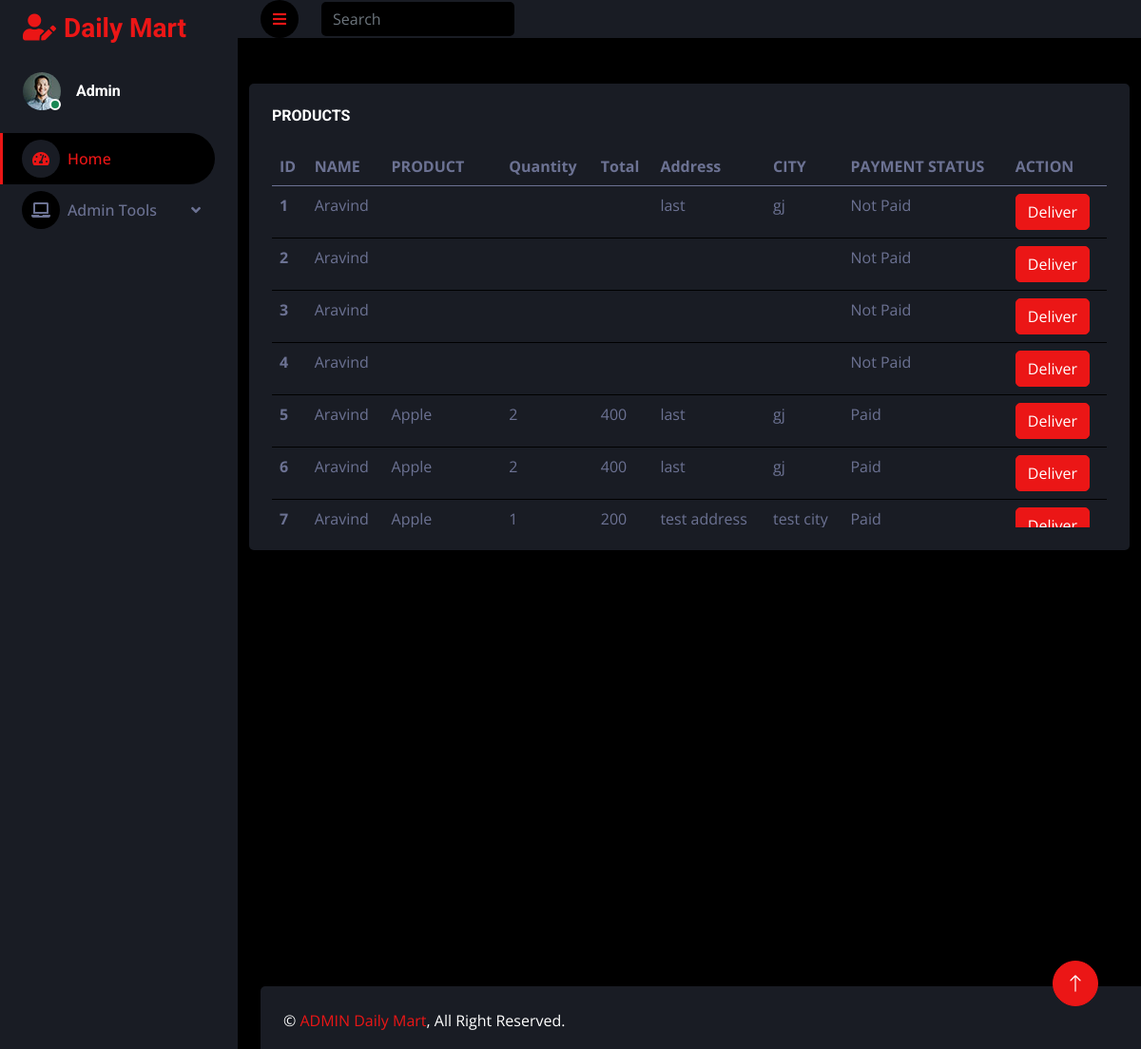
Page /notdelivered/ on the committed database.
### USERAPP/models.py (models this page shows)
class Booking(models.Model):
    userid = models.ForeignKey(Register, on_delete=models.CASCADE)
    cartid = models.ForeignKey(Cart, on_delete=models.CASCADE,null=True,blank=True)
    status = models.IntegerField(default=0)
    Address = models.CharField(max_length=255, default='')
    City = models.CharField(max_length=15, default='')
    State = models.CharField(max_length=15, default='')

class Register(models.Model):
    Username = models.CharField(max_length=15, default='')
    Phone_no = models.CharField(max_length=10, default='')
    Email = models.EmailField()
    Password = models.CharField(max_length=8)

class Cart(models.Model):
    userid = models.ForeignKey(Register, on_delete=models.CASCADE)
    productid = models.ForeignKey(Product, on_delete=models.CASCADE)
    quantity = models.IntegerField()
    total = models.IntegerField()
    status = models.IntegerField(default=0)

### ADMINAPP/models.py (models this page shows)
class Product(models.Model):
    productName = models.CharField(max_length=15)
    productDescription = models.TextField()
    productPrice=models.IntegerField()
    productImage = models.ImageField(upload_to='PRODUCT_IMAGE',default='null.jpg')
    category = models.CharField(max_length=100,default='0')
    stock = models.IntegerField()

### ADMINAPP/views.py (the view)
# urls.py: path('notdelivered/',views.notdelivered,name="notdelivered"),
def notdelivered(request):
       data=Booking.objects.filter(status=0)
       return render(request,'notdelivered.html',{'data':data})

### ADMINAPP/templates/notdelivered.html
{% extends 'index.html' %}
{% block content %}
{% load static %}
<div class="container my-5">
    <div class="row justify-content-center">
        <div class="col-12">
            <div class="bg-secondary rounded p-4">
                <h6 class="mb-4">PRODUCTS</h6>
                <div style="height: 400px; overflow: auto;">
                    <table class="table">
                        <thead>
                            <tr>
                                <th scope="col">ID</th>
                                <th scope="col">NAME</th>
                                <th scope="col">PRODUCT</th>
                                <th scope="col">Quantity</th>
                                <th scope="col">Total</th>
                                <th scope="col">Address</th>
                                <th scope="col">CITY</th>
                                <th scope="col">PAYMENT STATUS</th>
                                <th scope="col">ACTION</th>
                            </tr>
                        </thead>
                        <tbody>
                            {% for i in data %}
                            <tr>
                                <th scope="row">{{forloop.counter}}</th>
                                <td>{{i.userid.Username}}</td>
                                <td>{{i.cartid.productid.productName}}</td>
                                <td>{{i.cartid.quantity}}</td>
                                <td>{{i.cartid.total}}</td>
                                <td>{{i.Address}}</td>
                                <td>{{i.City}}</td>
                                <td>
                                    {% if i.cartid.status == 1 %}
                                        Paid
                                    {% else %}
                                        Not Paid
                                    {% endif %}
                                </td>
                                <td><a href="{% url 'delivereddata' id=i.id %}"><button class="btn btn-primary">Deliver</button></a></td>
                            </tr>
                            {% endfor %}
                        </tbody>
                    </table>
                </div>
            </div>
        </div>
    </div>
</div>
{% endblock %}

### ADMINAPP/static/user/css/style.css (style rules this page uses)
:root { --primary: #EB1616; --secondary: #191C24; --light: #6C7293; --dark: #000000; }
.btn { transition: .5s; }

### rows in the picture
Booking: userid.Username "Aravind", Address "last", City "gj", shows "Not Paid"
Booking: userid.Username "Aravind", shows "Not Paid"
Booking: userid.Username "Aravind", shows "Not Paid"
Booking: userid.Username "Aravind", shows "Not Paid"
Booking: userid.Username "Aravind", cartid.productid.productName "Apple", cartid.quantity "2", cartid.total "400", Address "last", City "gj", shows "Paid"
Booking: userid.Username "Aravind", cartid.productid.productName "Apple", cartid.quantity "2", cartid.total "400", Address "last", City "gj", shows "Paid"
Booking: userid.Username "Aravind", cartid.productid.productName "Apple", cartid.quantity "1", cartid.total "200", Address "test address", City "test city", shows "Paid"
